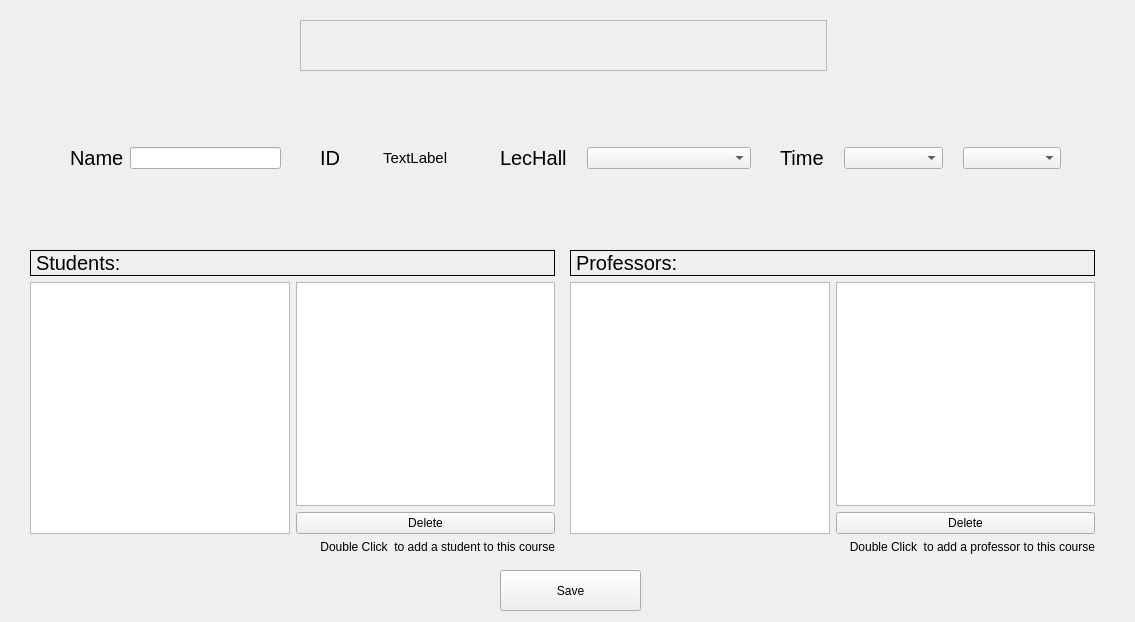
<?xml version="1.0" encoding="UTF-8"?>
<ui version="4.0">
 <class>CourseEditPage</class>
 <widget class="QDialog" name="CourseEditPage">
  <property name="geometry">
   <rect>
    <x>0</x>
    <y>0</y>
    <width>1135</width>
    <height>622</height>
   </rect>
  </property>
  <property name="windowTitle">
   <string>Dialog</string>
  </property>
  <widget class="QLabel" name="FLNameLabel">
   <property name="geometry">
    <rect>
     <x>300</x>
     <y>20</y>
     <width>527</width>
     <height>51</height>
    </rect>
   </property>
   <property name="font">
    <font>
     <pointsize>22</pointsize>
    </font>
   </property>
   <property name="frameShape">
    <enum>QFrame::StyledPanel</enum>
   </property>
   <property name="text">
    <string/>
   </property>
  </widget>
  <widget class="QPushButton" name="savePushButton">
   <property name="geometry">
    <rect>
     <x>381</x>
     <y>888</y>
     <width>527</width>
     <height>32</height>
    </rect>
   </property>
   <property name="text">
    <string>Save</string>
   </property>
  </widget>
  <widget class="QWidget" name="layoutWidget_4">
   <property name="geometry">
    <rect>
     <x>70</x>
     <y>140</y>
     <width>211</width>
     <height>36</height>
    </rect>
   </property>
   <layout class="QHBoxLayout" name="horizontalLayout_9" stretch="0,0">
    <item>
     <widget class="QLabel" name="label_4">
      <property name="font">
       <font>
        <pointsize>15</pointsize>
       </font>
      </property>
      <property name="frameShape">
       <enum>QFrame::NoFrame</enum>
      </property>
      <property name="text">
       <string>Name</string>
      </property>
     </widget>
    </item>
    <item>
     <widget class="QLineEdit" name="nameLineEdit"/>
    </item>
   </layout>
  </widget>
  <widget class="QWidget" name="layoutWidget">
   <property name="geometry">
    <rect>
     <x>570</x>
     <y>250</y>
     <width>525</width>
     <height>304</height>
    </rect>
   </property>
   <layout class="QVBoxLayout" name="verticalLayout_4">
    <item>
     <widget class="QLabel" name="label_9">
      <property name="font">
       <font>
        <pointsize>15</pointsize>
       </font>
      </property>
      <property name="frameShape">
       <enum>QFrame::Box</enum>
      </property>
      <property name="text">
       <string>Professors:</string>
      </property>
     </widget>
    </item>
    <item>
     <layout class="QHBoxLayout" name="horizontalLayout_7">
      <item>
       <widget class="QTableWidget" name="allProfessorsTable">
        <property name="editTriggers">
         <set>QAbstractItemView::NoEditTriggers</set>
        </property>
        <property name="selectionBehavior">
         <enum>QAbstractItemView::SelectRows</enum>
        </property>
       </widget>
      </item>
      <item>
       <layout class="QVBoxLayout" name="verticalLayout_5">
        <item>
         <widget class="QTableWidget" name="addedProfessorsTable">
          <property name="editTriggers">
           <set>QAbstractItemView::NoEditTriggers</set>
          </property>
          <property name="selectionBehavior">
           <enum>QAbstractItemView::SelectRows</enum>
          </property>
         </widget>
        </item>
        <item>
         <widget class="QPushButton" name="deletePButton">
          <property name="text">
           <string>Delete</string>
          </property>
         </widget>
        </item>
       </layout>
      </item>
     </layout>
    </item>
    <item>
     <widget class="QLabel" name="label_3">
      <property name="text">
       <string>Double Click  to add a professor to this course</string>
      </property>
      <property name="alignment">
       <set>Qt::AlignRight|Qt::AlignTrailing|Qt::AlignVCenter</set>
      </property>
     </widget>
    </item>
   </layout>
  </widget>
  <widget class="QPushButton" name="SavePushButton">
   <property name="geometry">
    <rect>
     <x>500</x>
     <y>570</y>
     <width>141</width>
     <height>41</height>
    </rect>
   </property>
   <property name="text">
    <string>Save</string>
   </property>
  </widget>
  <widget class="QWidget" name="layoutWidget">
   <property name="geometry">
    <rect>
     <x>320</x>
     <y>140</y>
     <width>128</width>
     <height>36</height>
    </rect>
   </property>
   <layout class="QHBoxLayout" name="horizontalLayout">
    <property name="spacing">
     <number>30</number>
    </property>
    <item>
     <widget class="QLabel" name="label_19">
      <property name="font">
       <font>
        <pointsize>15</pointsize>
       </font>
      </property>
      <property name="frameShape">
       <enum>QFrame::NoFrame</enum>
      </property>
      <property name="text">
       <string>ID</string>
      </property>
     </widget>
    </item>
    <item>
     <widget class="QLabel" name="idLabel">
      <property name="font">
       <font>
        <pointsize>11</pointsize>
       </font>
      </property>
      <property name="text">
       <string>TextLabel</string>
      </property>
     </widget>
    </item>
   </layout>
  </widget>
  <widget class="QWidget" name="layoutWidget">
   <property name="geometry">
    <rect>
     <x>780</x>
     <y>140</y>
     <width>281</width>
     <height>36</height>
    </rect>
   </property>
   <layout class="QHBoxLayout" name="horizontalLayout_2" stretch="0,1,1">
    <property name="spacing">
     <number>20</number>
    </property>
    <item>
     <widget class="QLabel" name="label_13">
      <property name="font">
       <font>
        <pointsize>15</pointsize>
       </font>
      </property>
      <property name="frameShape">
       <enum>QFrame::NoFrame</enum>
      </property>
      <property name="text">
       <string>Time</string>
      </property>
     </widget>
    </item>
    <item>
     <widget class="QComboBox" name="dayComboBox">
      <property name="insertPolicy">
       <enum>QComboBox::InsertAlphabetically</enum>
      </property>
     </widget>
    </item>
    <item>
     <widget class="QComboBox" name="timeComboBox"/>
    </item>
   </layout>
  </widget>
  <widget class="QWidget" name="layoutWidget">
   <property name="geometry">
    <rect>
     <x>500</x>
     <y>140</y>
     <width>251</width>
     <height>36</height>
    </rect>
   </property>
   <layout class="QHBoxLayout" name="horizontalLayout_3" stretch="0,1">
    <property name="spacing">
     <number>20</number>
    </property>
    <item>
     <widget class="QLabel" name="label_17">
      <property name="font">
       <font>
        <pointsize>15</pointsize>
       </font>
      </property>
      <property name="frameShape">
       <enum>QFrame::NoFrame</enum>
      </property>
      <property name="text">
       <string>LecHall</string>
      </property>
     </widget>
    </item>
    <item>
     <widget class="QComboBox" name="lecHallCBox">
      <property name="sizePolicy">
       <sizepolicy hsizetype="Preferred" vsizetype="Fixed">
        <horstretch>0</horstretch>
        <verstretch>0</verstretch>
       </sizepolicy>
      </property>
      <property name="baseSize">
       <size>
        <width>0</width>
        <height>0</height>
       </size>
      </property>
      <property name="insertPolicy">
       <enum>QComboBox::InsertAlphabetically</enum>
      </property>
     </widget>
    </item>
   </layout>
  </widget>
  <widget class="QWidget" name="layoutWidget">
   <property name="geometry">
    <rect>
     <x>30</x>
     <y>250</y>
     <width>525</width>
     <height>304</height>
    </rect>
   </property>
   <layout class="QVBoxLayout" name="verticalLayout_2">
    <item>
     <widget class="QLabel" name="label_7">
      <property name="font">
       <font>
        <pointsize>15</pointsize>
       </font>
      </property>
      <property name="frameShape">
       <enum>QFrame::Box</enum>
      </property>
      <property name="text">
       <string>Students:</string>
      </property>
     </widget>
    </item>
    <item>
     <layout class="QHBoxLayout" name="horizontalLayout_6">
      <item>
       <widget class="QTableWidget" name="allStudentsTable">
        <property name="editTriggers">
         <set>QAbstractItemView::NoEditTriggers</set>
        </property>
        <property name="selectionBehavior">
         <enum>QAbstractItemView::SelectRows</enum>
        </property>
       </widget>
      </item>
      <item>
       <layout class="QVBoxLayout" name="verticalLayout">
        <item>
         <widget class="QTableWidget" name="addedStudentsTable">
          <property name="editTriggers">
           <set>QAbstractItemView::NoEditTriggers</set>
          </property>
          <property name="selectionBehavior">
           <enum>QAbstractItemView::SelectRows</enum>
          </property>
         </widget>
        </item>
        <item>
         <widget class="QPushButton" name="deleteSButton">
          <property name="text">
           <string>Delete</string>
          </property>
         </widget>
        </item>
       </layout>
      </item>
     </layout>
    </item>
    <item>
     <widget class="QLabel" name="label">
      <property name="text">
       <string>Double Click  to add a student to this course</string>
      </property>
      <property name="alignment">
       <set>Qt::AlignRight|Qt::AlignTrailing|Qt::AlignVCenter</set>
      </property>
     </widget>
    </item>
   </layout>
  </widget>
 </widget>
 <resources/>
 <connections/>
</ui>
